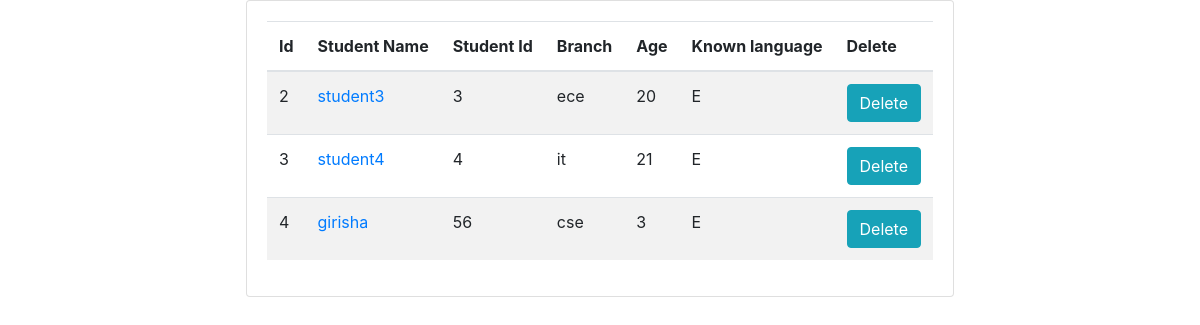
The app's page /myapp2/display/, older data.
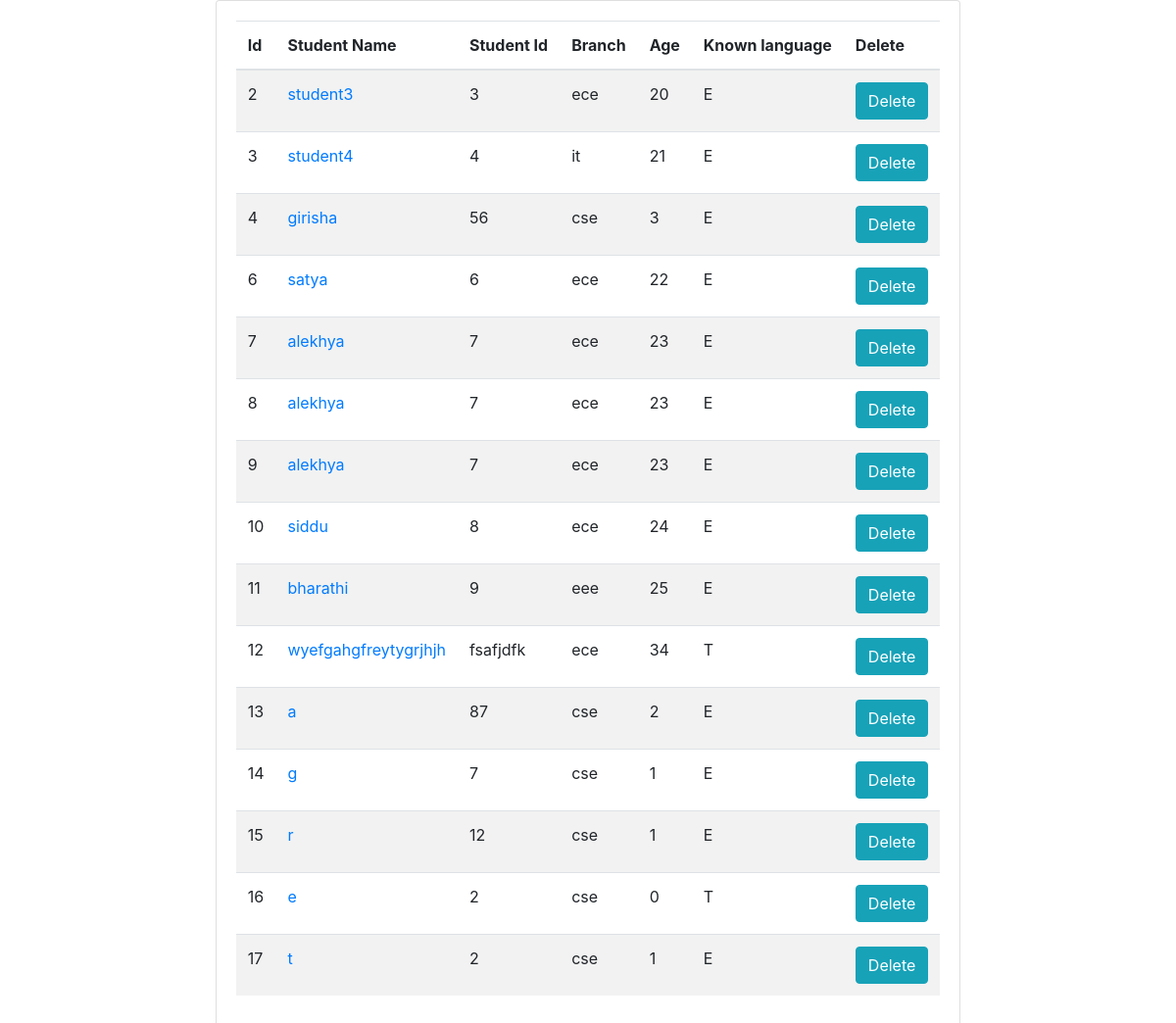
The same page, newer data.
### myApp2/models.py (models this page shows, shortened)
class Student(models.Model):
    branches = [('cse','CSE'),
                ('ece','ECE'),
                ('it','IT'),
                ('eee','EEE')]
    language_choices = (
        ('T', 'Telugu'),
        ('E', 'English'),
        ('H', "Hindi"))
    stuid = models.CharField(max_length=10)
    stuName = models.CharField(max_length=50)
    branch = models.CharField(max_length=50,choices=branches)
    age = models.IntegerField()
    language = models.CharField(max_length=1, choices=language_choices, blank=True, null=True)

### myApp2/views.py (the view)
# urls.py: path('display/',views.display, name= 'display'),
def display(request):
    data = Student.objects.all()
    return render(request,'myApp2/displayStudent.html',{'data':data})

### myApp2/templates/myApp2/displayStudent.html (shortened to what this page needs)
<!DOCTYPE html>
<html>
<head>
	{% load static %}
	<link rel="stylesheet" type="text/css" href="{% static 'css/bootstrap.min.css' %}">
</head>
<body>
<div class="container">
	<div class="row	justify-content-center">
		<div class="card">
			<div class="card-body">
				<table class="table table-striped table-responsive">
					<thead >
						<th>Id</th>
						<th>Student Name</th>
						<th>Student Id</th>
						<th>Branch</th>
						<th>Age</th>
						<th>Known language</th>
					<th>Delete</th>
					</thead>
					<tbody>
						{% for info in data %}
							<tr>
								<td>{{info.id}}</td>
								<td><a href="{% url 'edit' info.id %}">{{info.stuName}}</a></td>
								<td>{{info.stuid}}</td>
								<td>{{info.branch}}</td>
								<td>{{info.age}}</td>
								<td>{{info.language}}</td>
								<td><a class="btn btn-info" href="{% url 'delete' info.id %}">Delete</a></td>
							</tr>
						{% endfor %}
					</tbody>
				</table>
			</div>
		</div>
	</div>
</div>
</body>
</html>

Row changes from the older to the newer data that the page shows:
added Student: id "6", stuName "satya", stuid "6", branch "ece", age "22", language "E"
added Student: id "7", stuName "alekhya", stuid "7", branch "ece", age "23", language "E"
added Student: id "8", stuName "alekhya", stuid "7", branch "ece", age "23", language "E"
added Student: id "9", stuName "alekhya", stuid "7", branch "ece", age "23", language "E"
added Student: id "10", stuName "siddu", stuid "8", branch "ece", age "24", language "E"
added Student: id "11", stuName "bharathi", stuid "9", branch "eee", age "25", language "E"
added Student: id "12", stuName "wyefgahgfreytygrjhjh", stuid "fsafjdfk", branch "ece", age "34", language "T"
added Student: id "13", stuName "a", stuid "87", branch "cse", age "2", language "E"
added Student: id "14", stuName "g", stuid "7", branch "cse", age "1", language "E"
added Student: id "15", stuName "r", stuid "12", branch "cse", age "1", language "E"
added Student: id "16", stuName "e", stuid "2", branch "cse", age "0", language "T"
added Student: id "17", stuName "t", stuid "2", branch "cse", age "1", language "E"
